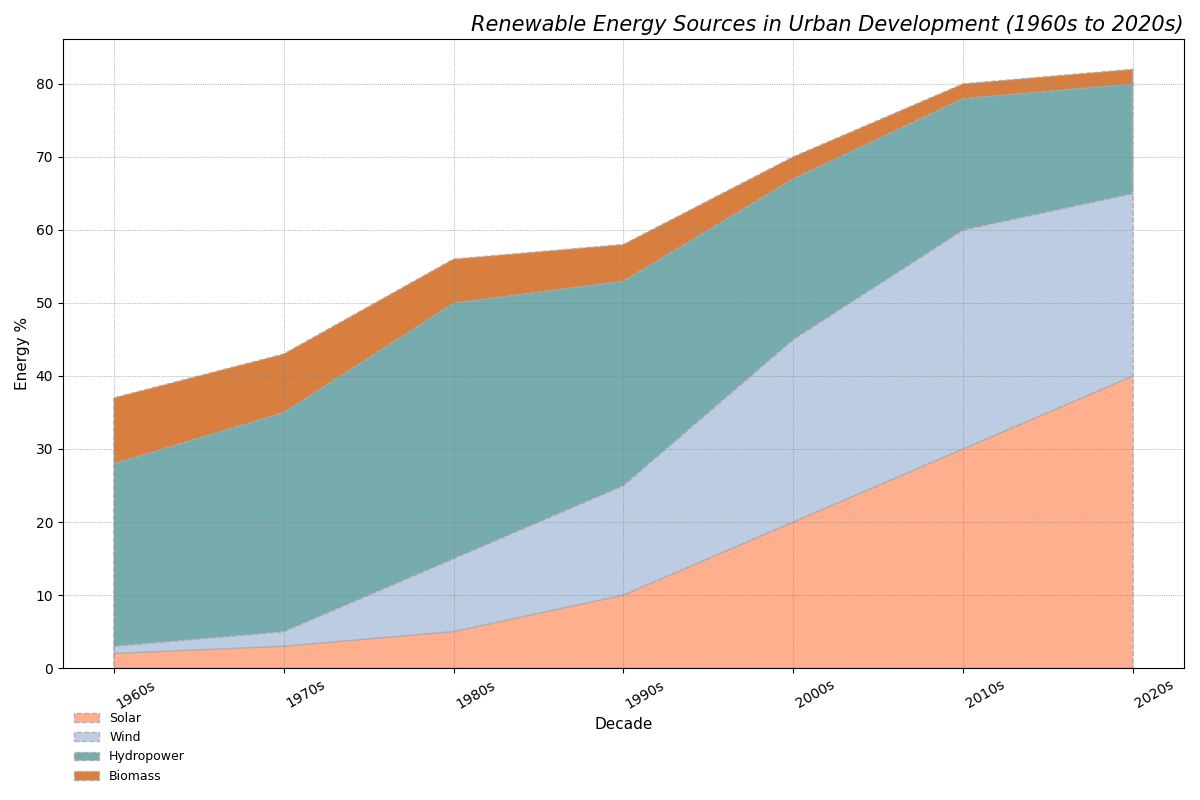

This chart was generated by the following Python code:
import matplotlib.pyplot as plt
import numpy as np

decades = ['1960s', '1970s', '1980s', '1990s', '2000s', '2010s', '2020s']
solar = [2, 3, 5, 10, 20, 30, 40]
wind = [1, 2, 10, 15, 25, 30, 25]
hydropower = [25, 30, 35, 28, 22, 18, 15]
biomass = [9, 8, 6, 5, 3, 2, 2]

data = np.vstack([solar, wind, hydropower, biomass])

fig, ax = plt.subplots(figsize=(12, 8))

ax.stackplot(decades, data, labels=['Solar', 'Wind', 'Hydropower', 'Biomass'],
             colors=['#FFA07A', '#B0C4DE', '#5F9EA0', '#D2691E'], alpha=0.85, 
             edgecolor='darkgrey', linestyle='--')

ax.set_title('Renewable Energy Sources in Urban Development (1960s to 2020s)', fontsize=15, style='italic', loc='right')
ax.set_xlabel('Decade', fontsize=11)
ax.set_ylabel('Energy %', fontsize=11)

ax.legend(loc='lower left', bbox_to_anchor=(0, -0.2), fontsize=9, frameon=False)

ax.grid(True, linestyle=':', linewidth=0.5, color='gray')

plt.xticks(rotation=30, ha='left')
plt.tight_layout()

plt.show()
